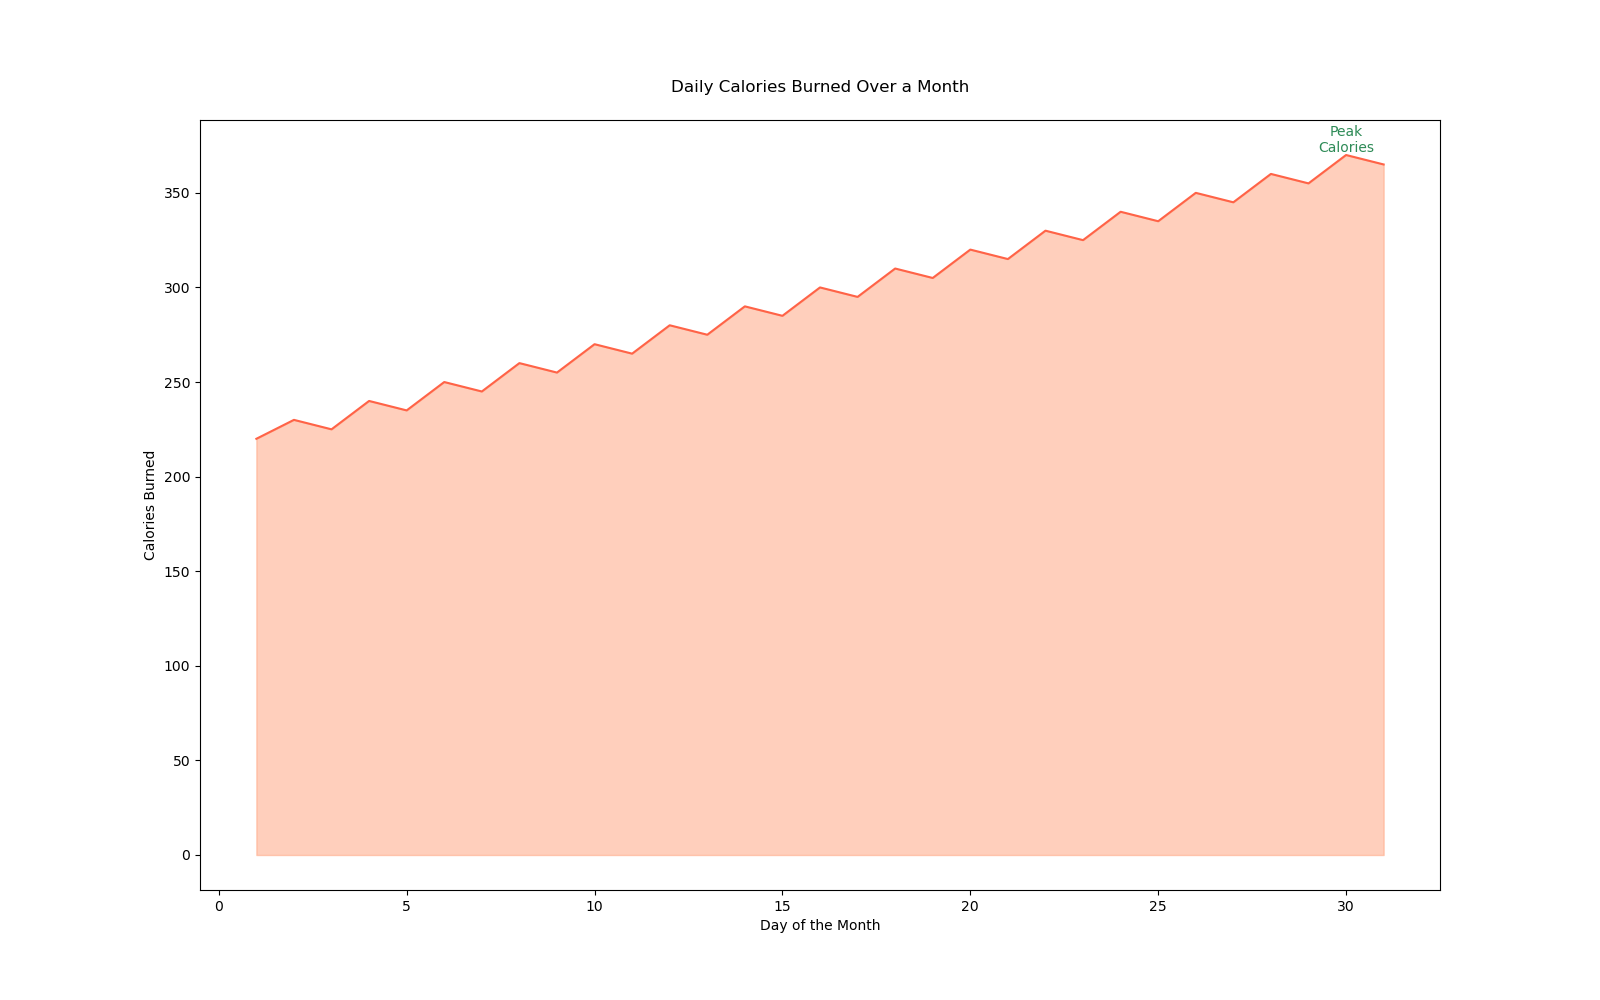

Source code (Python):

import seaborn as sns
import pandas as pd
import matplotlib.pyplot as plt

data = {
    'Day': [1, 2, 3, 4, 5, 6, 7, 8, 9, 10, 11, 12, 13, 14, 15, 16, 17, 18, 19, 20, 21, 22, 23, 24, 25, 26, 27, 28, 29, 30, 31],
    'Calories_Burned': [220, 230, 225, 240, 235, 250, 245, 260, 255, 270, 265, 280, 275, 290, 285, 300, 295, 310, 305, 320, 315, 330, 325, 340, 335, 350, 345, 360, 355, 370, 365]
}

df = pd.DataFrame(data)

plt.figure(figsize=(16, 10))
area_chart = sns.lineplot(data=df, x='Day', y='Calories_Burned', color='#FF6347')
area_chart.fill_between(df['Day'], df['Calories_Burned'], color='#FFA07A', alpha=0.5)

max_calories = df['Calories_Burned'].max()
max_day = df['Calories_Burned'].idxmax() + 1
plt.text(max_day, max_calories, 'Peak\nCalories', horizontalalignment='center', verticalalignment='bottom', color='#2E8B57')

plt.title("Daily Calories Burned Over a Month", pad=20)
plt.xlabel("Day of the Month")
plt.ylabel("Calories Burned")

plt.show()
